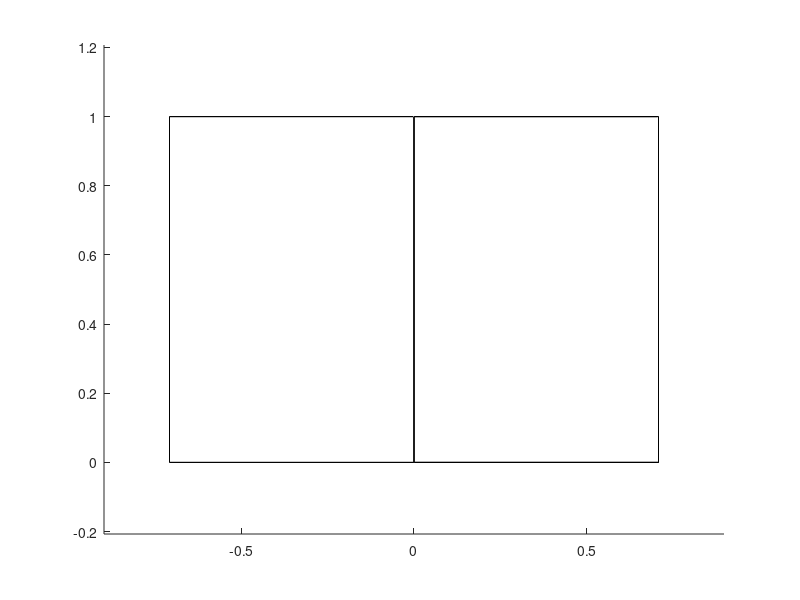

This chart was generated by the following MATLAB code:
clc
clear
close all

axis equal;

geom=[0 0 0; 0 0 1; 0 1 0; 0 1 1; 1 0 0; 1 0 1; 1 1 0; 1 1 1];
faces=[1 2 4 3; 5 6 8 7; 1 2 6 5; 2 4 8 6; 3 4 8 7; 1 3 7 5];

fig = patch('Faces',faces,'Vertices',geom,'FaceColor','none');
set(fig,'Vertices',geom);

%proyeccion en perspectiva
%vector normal al plano
na=[1/sqrt(2);1/sqrt(2);0]
%vector por el que pasa el plano
up=[0;0;1]
%foco
aux=cross(up,na);
geom2view=[aux up na]';
geom=(geom2view*geom')'

set(fig,'Vertices',geom);






